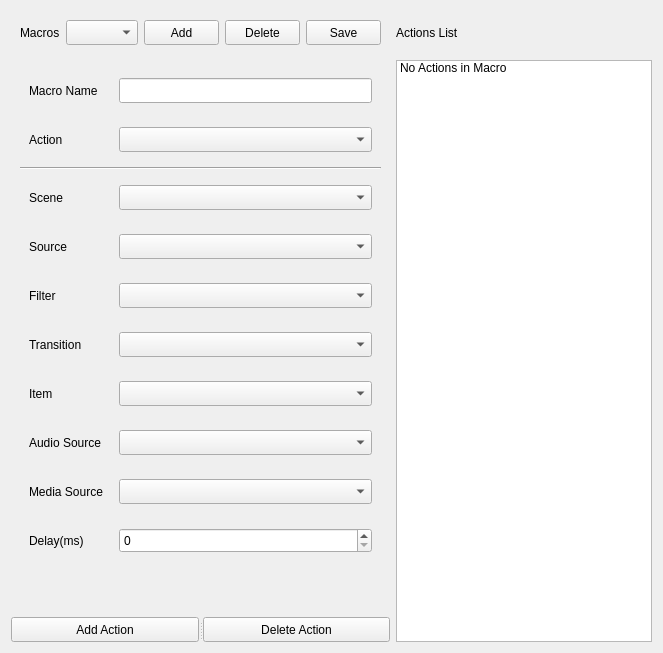
     <widget class="QWidget" name="tab_Macros">
      <property name="enabled">
       <bool>true</bool>
      </property>
      <attribute name="title">
       <string>Macros</string>
      </attribute>
      <layout class="QGridLayout" name="gridLayout_18">
       <item row="0" column="1">
        <widget class="QLabel" name="label_9">
         <property name="text">
          <string>Actions List</string>
         </property>
        </widget>
       </item>
       <item row="3" column="0">
        <widget class="QSplitter" name="splitter_18">
         <property name="orientation">
          <enum>Qt::Horizontal</enum>
         </property>
         <widget class="QPushButton" name="btn_macro_action_add">
          <property name="minimumSize">
           <size>
            <width>0</width>
            <height>25</height>
           </size>
          </property>
          <property name="maximumSize">
           <size>
            <width>16777215</width>
            <height>25</height>
           </size>
          </property>
          <property name="text">
           <string>Add Action</string>
          </property>
         </widget>
         <widget class="QPushButton" name="btn_macro_action_delete">
          <property name="minimumSize">
           <size>
            <width>0</width>
            <height>25</height>
           </size>
          </property>
          <property name="maximumSize">
           <size>
            <width>16777215</width>
            <height>25</height>
           </size>
          </property>
          <property name="text">
           <string>Delete Action</string>
          </property>
         </widget>
        </widget>
       </item>
       <item row="2" column="0">
        <widget class="QWidget" name="widget_2" native="true">
         <layout class="QGridLayout" name="gridLayout_14" rowstretch="0,0,0,0,0,0,0,0,0,0,0,0">
          <item row="0" column="0">
           <widget class="QWidget" name="widget_5" native="true">
            <layout class="QGridLayout" name="gridLayout_17" columnstretch="1,3">
             <item row="0" column="0">
              <widget class="QLabel" name="label_2">
               <property name="text">
                <string>Macro Name</string>
               </property>
              </widget>
             </item>
             <item row="0" column="1">
              <widget class="QLineEdit" name="line_edit_macro_name">
               <property name="minimumSize">
                <size>
                 <width>0</width>
                 <height>25</height>
                </size>
               </property>
               <property name="maximumSize">
                <size>
                 <width>16777215</width>
                 <height>25</height>
                </size>
               </property>
              </widget>
             </item>
            </layout>
           </widget>
          </item>
          <item row="4" column="0">
           <widget class="QWidget" name="w_source_2" native="true">
            <property name="sizePolicy">
             <sizepolicy hsizetype="MinimumExpanding" vsizetype="Fixed">
              <horstretch>0</horstretch>
              <verstretch>0</verstretch>
             </sizepolicy>
            </property>
            <layout class="QGridLayout" name="gridLayout_11" columnstretch="1,3">
             <item row="0" column="0">
              <widget class="QLabel" name="label_obs_output_source_2">
               <property name="sizePolicy">
                <sizepolicy hsizetype="MinimumExpanding" vsizetype="Fixed">
                 <horstretch>0</horstretch>
                 <verstretch>0</verstretch>
                </sizepolicy>
               </property>
               <property name="minimumSize">
                <size>
                 <width>0</width>
                 <height>15</height>
                </size>
               </property>
               <property name="maximumSize">
                <size>
                 <width>16777215</width>
                 <height>50</height>
                </size>
               </property>
               <property name="text">
                <string>Source</string>
               </property>
              </widget>
             </item>
             <item row="0" column="1">
              <widget class="QComboBox" name="cb_obs_output_source_2">
               <property name="sizePolicy">
                <sizepolicy hsizetype="MinimumExpanding" vsizetype="Fixed">
                 <horstretch>0</horstretch>
                 <verstretch>0</verstretch>
                </sizepolicy>
               </property>
               <property name="minimumSize">
                <size>
                 <width>0</width>
                 <height>25</height>
                </size>
               </property>
               <property name="maximumSize">
                <size>
                 <width>1024</width>
                 <height>25</height>
                </size>
               </property>
              </widget>
             </item>
            </layout>
           </widget>
          </item>
          <item row="5" column="0">
           <widget class="QWidget" name="w_filter_2" native="true">
            <property name="sizePolicy">
             <sizepolicy hsizetype="MinimumExpanding" vsizetype="Fixed">
              <horstretch>0</horstretch>
              <verstretch>0</verstretch>
             </sizepolicy>
            </property>
            <layout class="QGridLayout" name="gridLayout_10" columnstretch="1,3">
             <item row="0" column="0">
              <widget class="QLabel" name="label_obs_output_filter_2">
               <property name="sizePolicy">
                <sizepolicy hsizetype="MinimumExpanding" vsizetype="Fixed">
                 <horstretch>0</horstretch>
                 <verstretch>0</verstretch>
                </sizepolicy>
               </property>
               <property name="minimumSize">
                <size>
                 <width>0</width>
                 <height>15</height>
                </size>
               </property>
               <property name="maximumSize">
                <size>
                 <width>16777215</width>
                 <height>50</height>
                </size>
               </property>
               <property name="text">
                <string>Filter</string>
               </property>
              </widget>
             </item>
             <item row="0" column="1">
              <widget class="QComboBox" name="cb_obs_output_filter_2">
               <property name="sizePolicy">
                <sizepolicy hsizetype="MinimumExpanding" vsizetype="Fixed">
                 <horstretch>0</horstretch>
                 <verstretch>0</verstretch>
                </sizepolicy>
               </property>
               <property name="minimumSize">
                <size>
                 <width>0</width>
                 <height>25</height>
                </size>
               </property>
               <property name="maximumSize">
                <size>
                 <width>1024</width>
                 <height>25</height>
                </size>
               </property>
              </widget>
             </item>
            </layout>
           </widget>
          </item>
          <item row="7" column="0">
           <widget class="QWidget" name="w_item_2" native="true">
            <property name="sizePolicy">
             <sizepolicy hsizetype="MinimumExpanding" vsizetype="Fixed">
              <horstretch>0</horstretch>
              <verstretch>0</verstretch>
             </sizepolicy>
            </property>
            <layout class="QGridLayout" name="gridLayout_8" columnstretch="1,3">
             <item row="0" column="0">
              <widget class="QLabel" name="label_obs_output_item_2">
               <property name="sizePolicy">
                <sizepolicy hsizetype="MinimumExpanding" vsizetype="Fixed">
                 <horstretch>0</horstretch>
                 <verstretch>0</verstretch>
                </sizepolicy>
               </property>
               <property name="minimumSize">
                <size>
                 <width>0</width>
                 <height>15</height>
                </size>
               </property>
               <property name="maximumSize">
                <size>
                 <width>16777215</width>
                 <height>50</height>
                </size>
               </property>
               <property name="text">
                <string>Item</string>
               </property>
              </widget>
             </item>
             <item row="0" column="1">
              <widget class="QComboBox" name="cb_obs_output_item_2">
               <property name="sizePolicy">
                <sizepolicy hsizetype="MinimumExpanding" vsizetype="Fixed">
                 <horstretch>0</horstretch>
                 <verstretch>0</verstretch>
                </sizepolicy>
               </property>
               <property name="minimumSize">
                <size>
                 <width>0</width>
                 <height>25</height>
                </size>
               </property>
               <property name="maximumSize">
                <size>
                 <width>1024</width>
                 <height>25</height>
                </size>
               </property>
              </widget>
             </item>
            </layout>
           </widget>
          </item>
          <item row="6" column="0">
           <widget class="QWidget" name="w_transition_2" native="true">
            <property name="sizePolicy">
             <sizepolicy hsizetype="MinimumExpanding" vsizetype="Fixed">
              <horstretch>0</horstretch>
              <verstretch>0</verstretch>
             </sizepolicy>
            </property>
            <layout class="QGridLayout" name="gridLayout_9" columnstretch="1,3">
             <item row="0" column="0">
              <widget class="QLabel" name="label_obs_output_transition_2">
               <property name="sizePolicy">
                <sizepolicy hsizetype="MinimumExpanding" vsizetype="Fixed">
                 <horstretch>0</horstretch>
                 <verstretch>0</verstretch>
                </sizepolicy>
               </property>
               <property name="minimumSize">
                <size>
                 <width>0</width>
                 <height>15</height>
                </size>
               </property>
               <property name="maximumSize">
                <size>
                 <width>16777215</width>
                 <height>50</height>
                </size>
               </property>
               <property name="text">
                <string>Transition</string>
               </property>
              </widget>
             </item>
             <item row="0" column="1">
              <widget class="QComboBox" name="cb_obs_output_transition_2">
               <property name="sizePolicy">
                <sizepolicy hsizetype="MinimumExpanding" vsizetype="Fixed">
                 <horstretch>0</horstretch>
                 <verstretch>0</verstretch>
                </sizepolicy>
               </property>
               <property name="minimumSize">
                <size>
                 <width>0</width>
                 <height>25</height>
                </size>
               </property>
               <property name="maximumSize">
                <size>
                 <width>1024</width>
                 <height>25</height>
                </size>
               </property>
              </widget>
             </item>
            </layout>
           </widget>
          </item>
          <item row="8" column="0">
           <widget class="QWidget" name="w_audio_2" native="true">
            <property name="sizePolicy">
             <sizepolicy hsizetype="MinimumExpanding" vsizetype="Fixed">
              <horstretch>0</horstretch>
              <verstretch>0</verstretch>
             </sizepolicy>
            </property>
            <layout class="QGridLayout" name="gridLayout_7" columnstretch="1,3">
             <item row="0" column="0">
              <widget class="QLabel" name="label_obs_output_audio_source_2">
               <property name="sizePolicy">
                <sizepolicy hsizetype="MinimumExpanding" vsizetype="Fixed">
                 <horstretch>0</horstretch>
                 <verstretch>0</verstretch>
                </sizepolicy>
               </property>
               <property name="minimumSize">
                <size>
                 <width>0</width>
                 <height>15</height>
                </size>
               </property>
               <property name="maximumSize">
                <size>
                 <width>16777215</width>
                 <height>50</height>
                </size>
               </property>
               <property name="text">
                <string>Audio Source</string>
               </property>
              </widget>
             </item>
             <item row="0" column="1">
              <widget class="QComboBox" name="cb_obs_output_audio_source_2">
               <property name="sizePolicy">
                <sizepolicy hsizetype="MinimumExpanding" vsizetype="Fixed">
                 <horstretch>0</horstretch>
                 <verstretch>0</verstretch>
                </sizepolicy>
               </property>
               <property name="minimumSize">
                <size>
                 <width>0</width>
                 <height>25</height>
                </size>
               </property>
               <property name="maximumSize">
                <size>
                 <width>1024</width>
                 <height>25</height>
                </size>
               </property>
              </widget>
             </item>
            </layout>
           </widget>
          </item>
          <item row="9" column="0">
           <widget class="QWidget" name="w_media_2" native="true">
            <property name="sizePolicy">
             <sizepolicy hsizetype="MinimumExpanding" vsizetype="Fixed">
              <horstretch>0</horstretch>
              <verstretch>0</verstretch>
             </sizepolicy>
            </property>
            <layout class="QGridLayout" name="gridLayout_6" columnstretch="1,3">
             <item row="0" column="0">
              <widget class="QLabel" name="label_obs_output_media_source_2">
               <property name="sizePolicy">
                <sizepolicy hsizetype="MinimumExpanding" vsizetype="Fixed">
                 <horstretch>0</horstretch>
                 <verstretch>0</verstretch>
                </sizepolicy>
               </property>
               <property name="minimumSize">
                <size>
                 <width>0</width>
                 <height>15</height>
                </size>
               </property>
               <property name="maximumSize">
                <size>
                 <width>16777215</width>
                 <height>50</height>
                </size>
               </property>
               <property name="text">
                <string>Media Source</string>
               </property>
              </widget>
             </item>
             <item row="0" column="1">
              <widget class="QComboBox" name="cb_obs_output_media_source_2">
               <property name="sizePolicy">
                <sizepolicy hsizetype="MinimumExpanding" vsizetype="Fixed">
                 <horstretch>0</horstretch>
                 <verstretch>0</verstretch>
                </sizepolicy>
               </property>
               <property name="minimumSize">
                <size>
                 <width>0</width>
                 <height>25</height>
                </size>
               </property>
               <property name="maximumSize">
                <size>
                 <width>1024</width>
                 <height>25</height>
                </size>
               </property>
              </widget>
             </item>
            </layout>
           </widget>
          </item>
          <item row="10" column="0">
           <widget class="QWidget" name="widget" native="true">
            <layout class="QGridLayout" name="gridLayout_13" columnstretch="1,3">
             <item row="0" column="0">
              <widget class="QLabel" name="label_7">
               <property name="text">
                <string>Delay(ms)</string>
               </property>
              </widget>
             </item>
             <item row="0" column="1">
              <widget class="QSpinBox" name="spinBox">
               <property name="minimumSize">
                <size>
                 <width>0</width>
                 <height>25</height>
                </size>
               </property>
               <property name="maximumSize">
                <size>
                 <width>16777215</width>
                 <height>25</height>
                </size>
               </property>
              </widget>
             </item>
            </layout>
           </widget>
          </item>
          <item row="3" column="0">
           <widget class="QWidget" name="w_scene_2" native="true">
            <property name="sizePolicy">
             <sizepolicy hsizetype="MinimumExpanding" vsizetype="Fixed">
              <horstretch>0</horstretch>
              <verstretch>0</verstretch>
             </sizepolicy>
            </property>
            <layout class="QGridLayout" name="gridLayout_12" columnstretch="1,3" columnminimumwidth="0,0">
             <item row="0" column="0">
              <widget class="QLabel" name="label_obs_output_scene_2">
               <property name="sizePolicy">
                <sizepolicy hsizetype="MinimumExpanding" vsizetype="Fixed">
                 <horstretch>0</horstretch>
                 <verstretch>0</verstretch>
                </sizepolicy>
               </property>
               <property name="minimumSize">
                <size>
                 <width>0</width>
                 <height>15</height>
                </size>
               </property>
               <property name="maximumSize">
                <size>
                 <width>16777215</width>
                 <height>50</height>
                </size>
               </property>
               <property name="text">
                <string>Scene</string>
               </property>
              </widget>
             </item>
             <item row="0" column="1">
              <widget class="QComboBox" name="cb_obs_output_scene_2">
               <property name="sizePolicy">
                <sizepolicy hsizetype="MinimumExpanding" vsizetype="Fixed">
                 <horstretch>0</horstretch>
                 <verstretch>0</verstretch>
                </sizepolicy>
               </property>
               <property name="minimumSize">
                <size>
                 <width>0</width>
                 <height>25</height>
                </size>
               </property>
               <property name="maximumSize">
                <size>
                 <width>1024</width>
                 <height>25</height>
                </size>
               </property>
              </widget>
             </item>
            </layout>
           </widget>
          </item>
          <item row="2" column="0">
           <widget class="Line" name="line_2">
            <property name="orientation">
             <enum>Qt::Horizontal</enum>
            </property>
           </widget>
          </item>
          <item row="11" column="0">
           <spacer name="verticalSpacer_2">
            <property name="orientation">
             <enum>Qt::Vertical</enum>
            </property>
            <property name="sizeHint" stdset="0">
             <size>
              <width>20</width>
              <height>40</height>
             </size>
            </property>
           </spacer>
          </item>
          <item row="1" column="0">
           <widget class="QWidget" name="widget_4" native="true">
            <layout class="QGridLayout" name="gridLayout_16" columnstretch="1,3">
             <item row="0" column="0">
              <widget class="QLabel" name="label_macro_action">
               <property name="sizePolicy">
                <sizepolicy hsizetype="MinimumExpanding" vsizetype="Fixed">
                 <horstretch>0</horstretch>
                 <verstretch>0</verstretch>
                </sizepolicy>
               </property>
               <property name="minimumSize">
                <size>
                 <width>0</width>
                 <height>25</height>
                </size>
               </property>
               <property name="maximumSize">
                <size>
                 <width>16777215</width>
                 <height>25</height>
                </size>
               </property>
               <property name="text">
                <string>Action</string>
               </property>
              </widget>
             </item>
             <item row="0" column="1">
              <widget class="QComboBox" name="cb_macro_action">
               <property name="sizePolicy">
                <sizepolicy hsizetype="MinimumExpanding" vsizetype="Fixed">
                 <horstretch>0</horstretch>
                 <verstretch>0</verstretch>
                </sizepolicy>
               </property>
               <property name="minimumSize">
                <size>
                 <width>0</width>
                 <height>25</height>
                </size>
               </property>
               <property name="maximumSize">
                <size>
                 <width>16777215</width>
                 <height>25</height>
                </size>
               </property>
               <property name="sizeAdjustPolicy">
                <enum>QComboBox::AdjustToContents</enum>
               </property>
              </widget>
             </item>
            </layout>
           </widget>
          </item>
         </layout>
        </widget>
       </item>
       <item row="0" column="0">
        <widget class="QWidget" name="widget_3" native="true">
         <layout class="QGridLayout" name="gridLayout_15" columnstretch="1,3,1,1,1">
          <item row="0" column="0">
           <widget class="QLabel" name="label_8">
            <property name="text">
             <string>Macros</string>
            </property>
           </widget>
          </item>
          <item row="0" column="1">
           <widget class="QComboBox" name="comboBox">
            <property name="minimumSize">
             <size>
              <width>0</width>
              <height>25</height>
             </size>
            </property>
            <property name="maximumSize">
             <size>
              <width>16777215</width>
              <height>25</height>
             </size>
            </property>
           </widget>
          </item>
          <item row="0" column="2">
           <widget class="QPushButton" name="btn_macro_add">
            <property name="minimumSize">
             <size>
              <width>0</width>
              <height>25</height>
             </size>
            </property>
            <property name="maximumSize">
             <size>
              <width>75</width>
              <height>25</height>
             </size>
            </property>
            <property name="text">
             <string>Add</string>
            </property>
           </widget>
          </item>
          <item row="0" column="3">
           <widget class="QPushButton" name="btn_macro_delete">
            <property name="minimumSize">
             <size>
              <width>0</width>
              <height>25</height>
             </size>
            </property>
            <property name="maximumSize">
             <size>
              <width>75</width>
              <height>25</height>
             </size>
            </property>
            <property name="text">
             <string>Delete</string>
            </property>
           </widget>
          </item>
          <item row="0" column="4">
           <widget class="QPushButton" name="btn_macro_save">
            <property name="minimumSize">
             <size>
              <width>0</width>
              <height>25</height>
             </size>
            </property>
            <property name="maximumSize">
             <size>
              <width>75</width>
              <height>25</height>
             </size>
            </property>
            <property name="text">
             <string>Save</string>
            </property>
           </widget>
          </item>
         </layout>
        </widget>
       </item>
       <item row="2" column="1" rowspan="2">
        <widget class="QListWidget" name="listWidget">
         <property name="sizePolicy">
          <sizepolicy hsizetype="Preferred" vsizetype="Preferred">
           <horstretch>0</horstretch>
           <verstretch>0</verstretch>
          </sizepolicy>
         </property>
         <item>
          <property name="text">
           <string>No Actions in Macro</string>
          </property>
         </item>
        </widget>
       </item>
      </layout>
     </widget>
